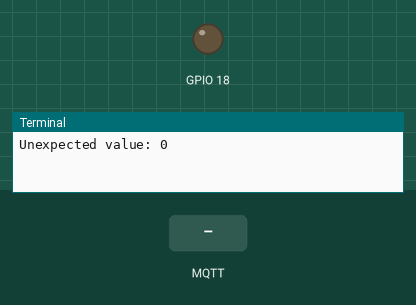
The program below on a simulated Raspberry Pi (BCM pin numbers). On the bench: output pins drawn as LEDs (lit = HIGH), the last lines printed to the terminal. Inputs (shaded band) come from the test bench. Web requests get an empty 200 reply after 0.4 s.

Above: at 1.6 s.
1.7 s: MQTT message "ON" arrives on the first subscribed topic
At 2.3 s:
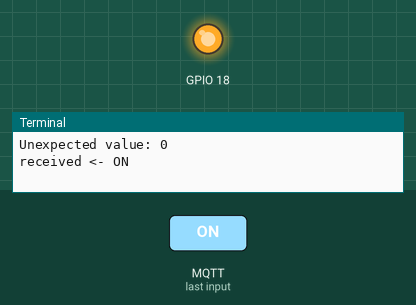
3.2 s: MQTT message "1" arrives on the first subscribed topic
At 4.9 s:
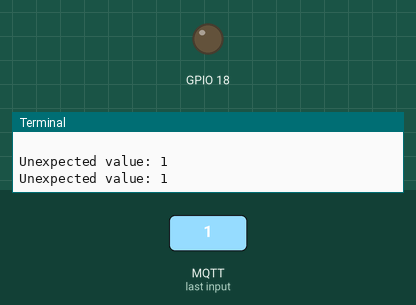
Timing chart, 0 to 6.4 s (numbered marks = the images above; inputs shaded):
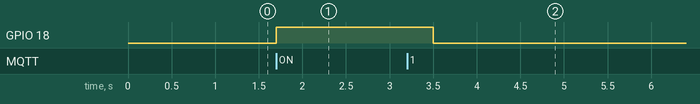

The program:

project_03_LED.py
```python
# Control LED from Adafruit IO

import RPi.GPIO as GPIO
import time
from Adafruit_IO import Client, Feed, RequestError

# You can get your username and AIO Key from the Adafruit IO page
ADAFRUIT_IO_KEY = '<YOUR-AIO-KEY>'
ADAFRUIT_IO_USERNAME = '<YOUR-USERNAME>'

aio = Client(ADAFRUIT_IO_USERNAME, ADAFRUIT_IO_KEY)
feed = aio.feeds('control-led-feed') # Get Feed

# LED is connected to OUT port 18
GPIO.setmode(GPIO.BCM)
GPIO.setup(18, GPIO.OUT)

# LED initial state is OFF
led_value = False
GPIO.output(18, led_value)

while True:
    data = aio.receive(feed.key)
    if data.value == 'ON':
        led_value = True
        print('received <- ON\n')
    elif data.value == 'OFF':
        led_value = False
        print('received <- OFF\n')
    else:
        led_value = False
        print('Unexpected value: ' + data.value)

    # set the LED to the feed value
    GPIO.output(18, led_value)

    # timeout so we dont flood adafruit-io with requests
    time.sleep(0.5)
```

Measured:
- after the input at 1.7 s, GPIO 18: LOW → HIGH at once
- after the input at 3.2 s, GPIO 18: HIGH → LOW after 0.30 s
